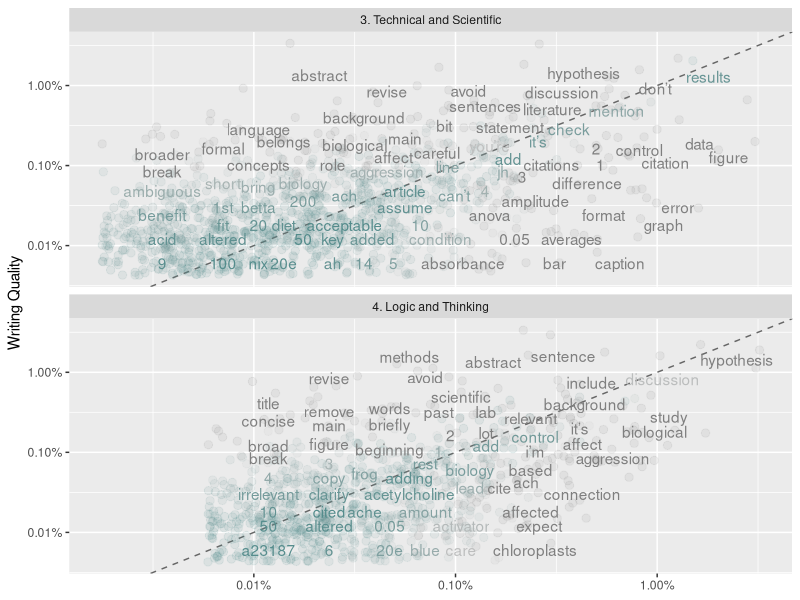

Generate this figure with R:
## ---- chunk 1
knitr::opts_chunk$set(echo = TRUE)
## ---- chunk 2
library(tidyverse)
library(tidytext)
library(dplyr)
library(tidyr)
library(ggplot2)
library(scales)
## ---- chunk 3
# Read CSV.
base_data <- read_csv(file='data/coded_full_comments_dataset_Spring18.csv')
head(base_data)

# Isolate table rows to compare.
frequency_writing <- filter(base_data, code.subject=="2. Writing Quality"|code.subject=="3. Technical and Scientific"|code.subject=="4. Logic and Thinking")

#Reduce larger dataframe to just 3 required columns of data  
frequency_writing.subcolumns <- frequency_writing %>% select(1, 22:24)
## ---- chunk 4
# Tokenize phrases, remove stop words listed in standard reference file.
base_data_tokenized_writing <- frequency_writing.subcolumns %>% 
  unnest_tokens(word,ta.comment) %>% 
  anti_join(stop_words)
## ---- chunk 5
#Groups by code.subject, calculated proportional frequency in each group.
#Final step creates 4 columns; 2 are for 1. Basic Criteria data, others for 
#remaining three data sets. Stats will compare 1. BC against others.
base_data_tokenized_writing_sorted <- base_data_tokenized_writing %>% 
  group_by(code.subject) %>%
  count(code.subject, word, sort=TRUE) %>% 
  mutate(proportion = n / sum(n)) %>% 
  select(-n) %>% 
  spread(code.subject, proportion) %>% 
  gather(code.subject, proportion, `3. Technical and Scientific`:`4. Logic and Thinking`)
## ---- chunk 6
cor.test(data = base_data_tokenized_writing_sorted[base_data_tokenized_writing_sorted$code.subject == "3. Technical and Scientific",], 
         ~ proportion + `2. Writing Quality`)
## ---- chunk 7
cor.test(data = base_data_tokenized_writing_sorted[base_data_tokenized_writing_sorted$code.subject == "4. Logic and Thinking",], 
         ~ proportion + `2. Writing Quality`)
## ---- chunk 8
# Expect a warning about rows with missing values being removed
ggplot(base_data_tokenized_writing_sorted, aes(x = proportion, y = `2. Writing Quality`, color = abs(`2. Writing Quality` - proportion))) +
  geom_abline(color = "gray40", lty = 2) +
  geom_jitter(alpha = 0.1, size = 2.5, width = 0.3, height = 0.3) +
  geom_text(aes(label = word), check_overlap = TRUE, vjust = 1.5) +
  scale_x_log10(labels = percent_format()) +
  scale_y_log10(labels = percent_format()) +
  scale_color_gradient(limits = c(0, 0.001), low = "darkslategray4", high = "gray75") +
  facet_wrap(~code.subject, ncol = 1) +
  theme(legend.position="none") +
  labs(y = "Writing Quality", x = NULL)
  #ggsave("plot.png", width = 6, height = 10)
